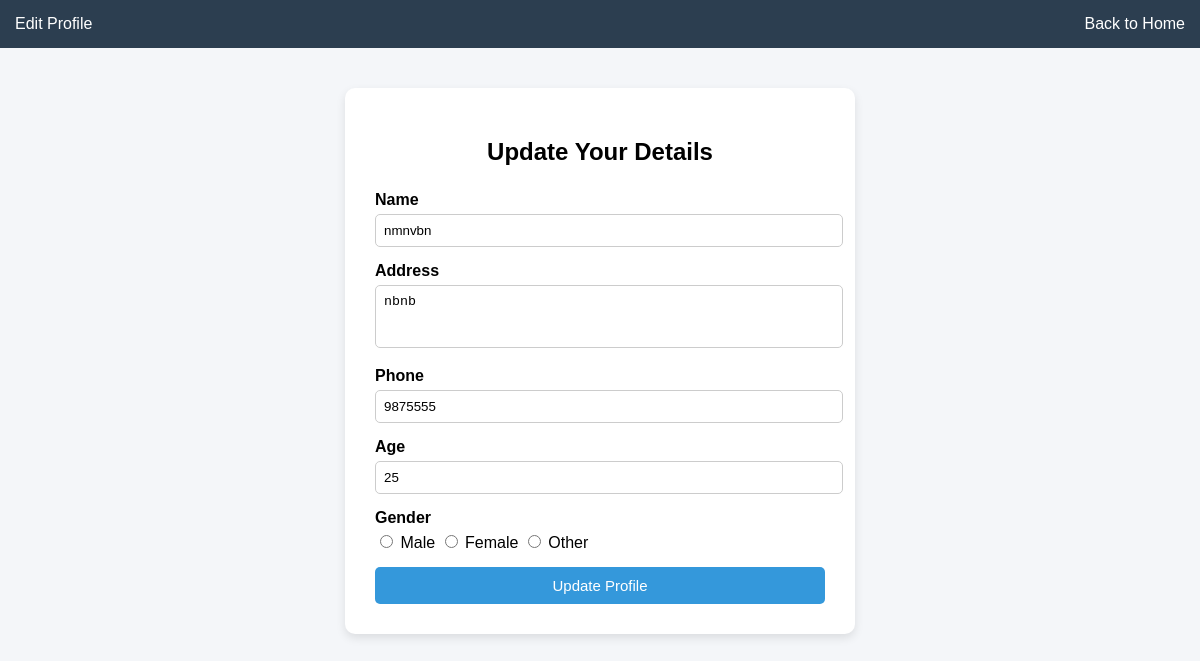
Screenshot of /edit_profile/ (signed in) with the database file from the repository.
### guest/models.py (models this page shows)
class tbl_patient(models.Model):
    GENDER_CHOICES =[
        ('M','Male'),
        ('F','Female'),
        ('O','Other'),
    ]
    first_name=models.CharField(max_length=20)
    address=models.TextField(blank=True)
    phone=models.CharField(max_length=20)
    email = models.EmailField(max_length=254)  # 254 is the default
    age=models.CharField(max_length=3)
    gender=models.CharField(max_length=1,choices=GENDER_CHOICES)
    pass_word=models.CharField(max_length=128) # 128 is standard for hashed passwords

### patient/views.py (the view, shortened to what this page needs)
# urls.py: path('edit_profile/',views.edit_profile,name='edit_profile'),
def edit_profile(request):
    patient_id=request.session.get('pid')
    if not patient_id:
        return redirect('login')
    patient=tbl_patient.objects.get(id=patient_id)
    return render(request, 'patient/edit_profile.html', {'patient': patient})

### patient/Templates/patient/edit_profile.html (shortened to what this page needs)
<!DOCTYPE html>
<html>
<head>
</head>
<body>
<div class="navbar">
    <div>Edit Profile</div>
    <div>
        <a href="{% url 'webpatient:patient_homepage' %}" style="color:white; text-decoration:none;">Back to Home</a>
    </div>
</div>
<div class="container">
    <div class="card">
        <h2>Update Your Details</h2>
        <form method="post">
            <div class="form-group">
                <label>Name</label>
                <input type="text" name="txt_name" value="{{ patient.first_name }}">
            </div>
            <div class="form-group">
                <label>Address</label>
                <textarea name="txt_address" rows="3">{{ patient.address }}</textarea>
            </div>
            <div class="form-group">
                <label>Phone</label>
                <input type="text" name="txt_phone" value="{{ patient.phone }}">
            </div>
            <div class="form-group">
                <label>Age</label>
                <input type="number" name="txt_age" value="{{ patient.age }}">
            </div>
            <div class="form-group">
                <label>Gender</label>
                <div class="radio-group">
                    <input type="radio" name="txt_gender" value="M"
                        {% if patient.gender == "M" %}checked{% endif %}> Male
                    <input type="radio" name="txt_gender" value="F"
                        {% if patient.gender == "F" %}checked{% endif %}> Female
                    <input type="radio" name="txt_gender" value="O"
                        {% if patient.gender == "O" %}checked{% endif %}> Other
                </div>
            </div>
            <button type="submit" class="btn">Update Profile</button>
        </form>
    </div>
</div>
</body>
</html>

### patient/Templates/patient/edit_profile.html (style rules this page uses)
body { font-family: Arial, sans-serif; background-color: #f4f6f9; margin: 0; padding: 0; }
.navbar { background-color: #2c3e50; color: white; padding: 15px; display: flex; justify-content: space-between; }
.container { display: flex; justify-content: center; padding: 40px; }
.card { background: white; width: 450px; padding: 30px; border-radius: 10px; box-shadow: 0 4px 10px rgba(0,0,0,0.1); }
.card h2 { text-align: center; margin-bottom: 25px; }
.form-group { margin-bottom: 15px; }
label { font-weight: bold; display: block; margin-bottom: 5px; }
input[type="text"], input[type="number"], textarea { width: 100%; padding: 8px; border-radius: 5px; border: 1px solid #ccc; }
textarea { resize: none; }
.radio-group { margin-top: 5px; }
.btn { width: 100%; padding: 10px; background-color: #3498db; border: none; color: white; border-radius: 5px; cursor: pointer; font-size: 15px; }

### rows the page displays
tbl_patient: txt_name "nmnvbn", txt_address "nbnb", txt_phone "9875555", txt_age "25"
